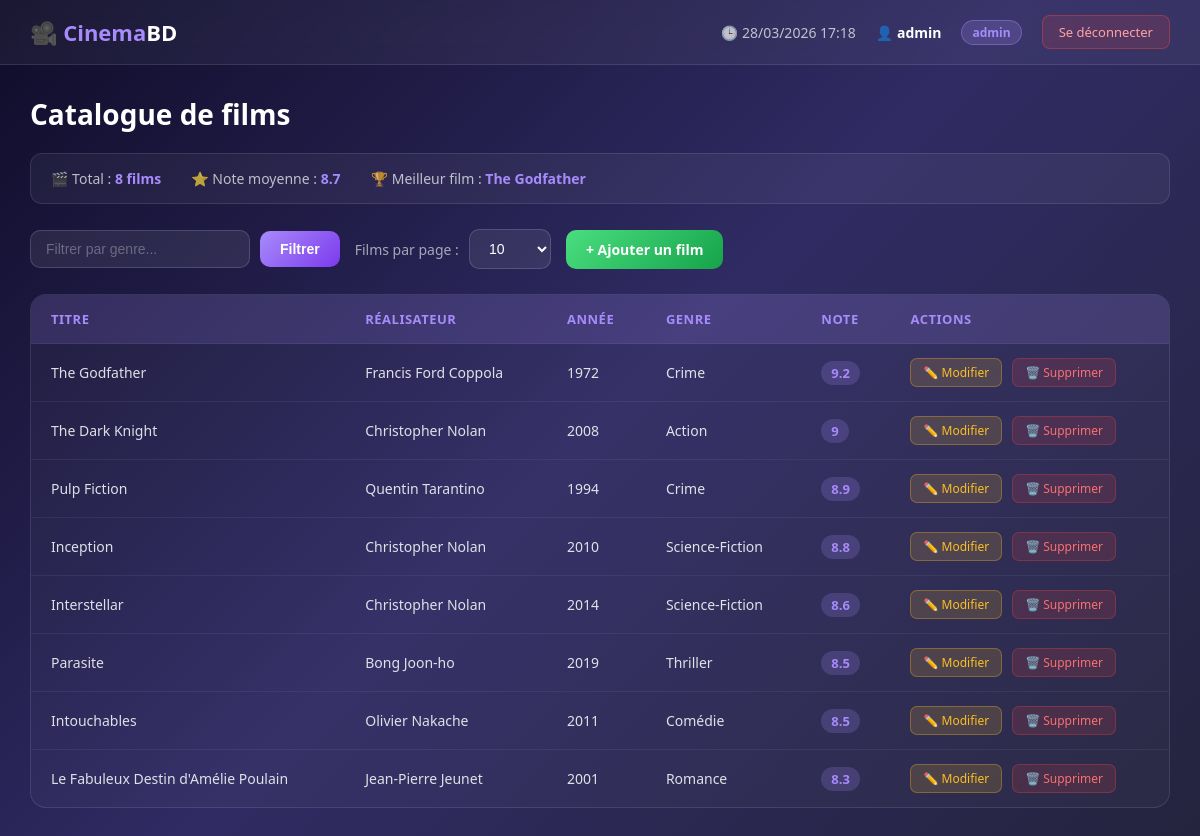
Page /catalogue.php (signed in) on the committed database.
### tables this page shows
CREATE TABLE IF NOT EXISTS films (
    id          INT(11)        NOT NULL AUTO_INCREMENT,
    titre       VARCHAR(150)   NOT NULL,
    realisateur VARCHAR(100)   NOT NULL,
    annee       INT(4)         NOT NULL,
    genre       VARCHAR(50)    NOT NULL,
    note        DECIMAL(3,1)   NOT NULL,
    PRIMARY KEY (id)
);

### Film.php (called while the page is built, shortened)
<?php
class Film {
    private int $id;
    private string $titre;
    private string $realisateur;
    private int $annee;
    private string $genre;
    private float $note;
    public function __construct(
        string $titre,
        string $realisateur,
        int $annee,
        string $genre,
        float $note,
        int $id = 0
    ) {
        $this->titre       = $titre;
        $this->realisateur = $realisateur;
        $this->annee       = $annee;
        $this->genre       = $genre;
        $this->note        = $note;
        $this->id          = $id;
    }
    public function getId(): int             { return $this->id; }
    public function getTitre(): string       { return $this->titre; }
    public function getRealisateur(): string { return $this->realisateur; }
    public function getAnnee(): int          { return $this->annee; }
    public function getGenre(): string       { return $this->genre; }
    public function getNote(): float         { return $this->note; }
    public function getAll(PDO $pdo): array {
        $stmt  = $pdo->query("SELECT * FROM films ORDER BY note DESC");
        $films = [];
        while ($row = $stmt->fetch(PDO::FETCH_ASSOC)) {
            $films[] = new Film(
                $row['titre'], $row['realisateur'],
                (int)$row['annee'], $row['genre'],
                (float)$row['note'], (int)$row['id']
            );
        }
        return $films;
    }
    public function getStats(PDO $pdo): array {
        $sql = "SELECT COUNT(*) AS total, ROUND(AVG(note),1) AS note_moyenne,
                (SELECT titre FROM films ORDER BY note DESC LIMIT 1) AS meilleur_film
                FROM films";
        $stmt = $pdo->query($sql);
        $row  = $stmt->fetch(PDO::FETCH_ASSOC);
        return [
            'total'         => (int)$row['total'],
            'note_moyenne'  => (float)$row['note_moyenne'],
            'meilleur_film' => $row['meilleur_film'],
        ];
    }
}

### Auth.php (called while the page is built, shortened)
<?php
class Auth {
    public static function isAdmin(): bool {
        return isset($_SESSION['role']) && $_SESSION['role'] === 'admin';
    }
}

### catalogue.php (the view, shortened to what this page needs)
<?php
require_once 'connexion.php';
require_once 'Film.php';
require_once 'Auth.php';
$pdo  = getConnexion();
$film = new Film('', '', 0, '', 0.0);
if (isset($_GET['par_page'])) {
    $parPage = (int)$_GET['par_page'];
    setcookie('film_par_page', $parPage, time() + 30 * 24 * 3600);
} else {
    $parPage = isset($_COOKIE['film_par_page']) ? (int)$_COOKIE['film_par_page'] : 10;
}
$stats = $film->getStats($pdo);
$genreFiltre = trim($_GET['genre'] ?? '');
$films = $genreFiltre !== '' ? Film::getByGenre($pdo, $genreFiltre) : $film->getAll($pdo);
if ($parPage > 0) {
    $films = array_slice($films, 0, $parPage);
}
?>
<!DOCTYPE html>
<html lang="fr">
<head>
</head>
<body>
<div class="navbar">
    <div class="brand">🎥 <span>Cinema</span>BD</div>
    <div class="user-info">
        <?php if (isset($_COOKIE['derniere_connexion'])): ?>
            <span>🕒 <?= htmlspecialchars($_COOKIE['derniere_connexion']) ?></span>
        <?php endif; ?>
        <span>👤 <strong><?= htmlspecialchars($_SESSION['utilisateur']) ?></strong></span>
        <span class="role-badge <?= ($_SESSION['role'] ?? '') === 'visiteur' ? 'visiteur' : '' ?>">
            <?= htmlspecialchars($_SESSION['role'] ?? 'visiteur') ?>
        </span>
        <a href="logout.php" class="btn-logout">Se déconnecter</a>
    </div>
</div>
<div class="main">
    <h1 style="font-size:28px; margin-bottom:20px;">Catalogue de films</h1>
    <div class="stats-bar">
        <span>🎬 Total : <strong><?= $stats['total'] ?> films</strong></span>
        <span>⭐ Note moyenne : <strong><?= $stats['note_moyenne'] ?></strong></span>
        <span>🏆 Meilleur film : <strong><?= htmlspecialchars($stats['meilleur_film'] ?? '–') ?></strong></span>
    </div>
    <div class="controls">
        <form method="GET" style="display:flex; gap:10px; align-items:center;">
            <input type="text" name="genre" value="<?= htmlspecialchars($genreFiltre) ?>" placeholder="Filtrer par genre...">
            <button type="submit" class="btn btn-primary">Filtrer</button>
        </form>
        <form method="GET" style="display:flex; gap:10px; align-items:center;">
            <label style="font-size:14px; color:rgba(255,255,255,0.6);">Films par page :</label>
            <select name="par_page" onchange="this.form.submit()">
                <option value="10" <?= $parPage == 10 ? 'selected' : '' ?>>10</option>
            </select>
        </form>
        <?php if (Auth::isAdmin()): ?>
            <a href="ajout.php" class="btn btn-add">+ Ajouter un film</a>
        <?php endif; ?>
    </div>
    <div class="table-wrapper">
        <?php if (empty($films)): ?>
            <div class="empty-msg">🎞️ Aucun film trouvé.</div>
        <?php else: ?>
        <table>
            <thead>
                <tr>
                    <th>Titre</th>
                    <th>Réalisateur</th>
                    <th>Année</th>
                    <th>Genre</th>
                    <th>Note</th>
                    <?php if (Auth::isAdmin()): ?><th>Actions</th><?php endif; ?>
                </tr>
            </thead>
            <tbody>
            <?php foreach ($films as $f): ?>
                <tr>
                    <td><?= htmlspecialchars($f->getTitre()) ?></td>
                    <td><?= htmlspecialchars($f->getRealisateur()) ?></td>
                    <td><?= $f->getAnnee() ?></td>
                    <td><?= htmlspecialchars($f->getGenre()) ?></td>
                    <td><span class="note-badge"><?= $f->getNote() ?></span></td>
                    <?php if (Auth::isAdmin()): ?>
                    <td>
                        <div class="action-links">
                            <a href="modifierFilm.php?id=<?= $f->getId() ?>" class="btn-edit">✏️ Modifier</a>
                            <a href="supprimerFilm.php?id=<?= $f->getId() ?>"
                               onclick="return confirm('Supprimer ce film ?')" class="btn-delete">🗑️ Supprimer</a>
                        </div>
                    </td>
                    <?php endif; ?>
                </tr>
            <?php endforeach; ?>
            </tbody>
        </table>
        <?php endif; ?>
    </div>
</div>
</body>
</html>

### catalogue.php (style rules this page uses)
* { margin: 0; padding: 0; box-sizing: border-box; }
body { min-height: 100vh; background: linear-gradient(135deg, #0f0c29, #302b63, #24243e); font-family: 'Segoe UI', sans-serif; color: white; }
.navbar { background: rgba(255,255,255,0.05); backdrop-filter: blur(10px); border-bottom: 1px solid rgba(255,255,255,0.1); padding: 15px 30px; display: flex; justify-content: space-between; align-items: center; }
.navbar .brand { font-size: 22px; font-weight: 700; }
.navbar .brand span { color: #a78bfa; }
.navbar .user-info { display: flex; align-items: center; gap: 20px; font-size: 14px; color: rgba(255,255,255,0.7); }
.navbar .user-info strong { color: white; }
.role-badge { background: rgba(167,139,250,0.2); border: 1px solid rgba(167,139,250,0.4); color: #a78bfa; padding: 3px 10px; border-radius: 20px; font-size: 12px; font-weight: 600; }
.btn-logout { background: rgba(239,68,68,0.15); border: 1px solid rgba(239,68,68,0.4); color: #fca5a5; padding: 7px 16px; border-radius: 8px; text-decoration: none; font-size: 13px; transition: all 0.2s; }
.main { padding: 30px; max-width: 1200px; margin: 0 auto; }
.stats-bar { background: rgba(255,255,255,0.05); border: 1px solid rgba(255,255,255,0.1); border-radius: 12px; padding: 15px 20px; margin-bottom: 25px; display: flex; gap: 30px; font-size: 14px; color: rgba(255,255,255,0.7); }
.stats-bar strong { color: #a78bfa; }
.controls { display: flex; gap: 15px; align-items: center; margin-bottom: 25px; flex-wrap: wrap; }
.controls input[type="text"] { background: rgba(255,255,255,0.08); border: 1px solid rgba(255,255,255,0.15); border-radius: 10px; color: white; padding: 10px 15px; font-size: 14px; outline: none; width: 220px; }
.controls input[type="text"]::placeholder { color: rgba(255,255,255,0.3); }
.controls select { background: rgba(255,255,255,0.08); border: 1px solid rgba(255,255,255,0.15); border-radius: 10px; color: white; padding: 10px 15px; font-size: 14px; outline: none; cursor: pointer; }
.controls select option { background: #302b63; }
.btn { padding: 10px 20px; border-radius: 10px; border: none; font-size: 14px; font-weight: 600; cursor: pointer; text-decoration: none; display: inline-block; transition: all 0.2s; }
.btn-primary { background: linear-gradient(135deg, #a78bfa, #7c3aed); color: white; }
.btn-add { background: linear-gradient(135deg, #4ade80, #16a34a); color: white; }
.table-wrapper { background: rgba(255,255,255,0.03); border: 1px solid rgba(255,255,255,0.1); border-radius: 16px; overflow: hidden; }
table { width: 100%; border-collapse: collapse; }
thead { background: rgba(167,139,250,0.15); }
thead th { padding: 15px 20px; text-align: left; font-size: 13px; font-weight: 600; color: #a78bfa; text-transform: uppercase; letter-spacing: 0.5px; }
tbody tr { border-top: 1px solid rgba(255,255,255,0.06); transition: background 0.2s; }
tbody td { padding: 14px 20px; font-size: 14px; color: rgba(255,255,255,0.85); }
.note-badge { background: rgba(167,139,250,0.2); color: #a78bfa; padding: 3px 10px; border-radius: 20px; font-weight: 700; font-size: 13px; }
.action-links { display: flex; gap: 10px; }
.btn-edit { background: rgba(251,191,36,0.15); border: 1px solid rgba(251,191,36,0.3); color: #fbbf24; padding: 5px 12px; border-radius: 7px; text-decoration: none; font-size: 12px; transition: all 0.2s; }
.btn-delete { background: rgba(239,68,68,0.15); border: 1px solid rgba(239,68,68,0.3); color: #f87171; padding: 5px 12px; border-radius: 7px; text-decoration: none; font-size: 12px; transition: all 0.2s; }

### rows in the picture
films: titre "The Godfather", realisateur "Francis Ford Coppola", annee "1972", genre "Crime", note "9.2"
films: titre "The Dark Knight", realisateur "Christopher Nolan", annee "2008", genre "Action", note "9"
films: titre "Pulp Fiction", realisateur "Quentin Tarantino", annee "1994", genre "Crime", note "8.9"
films: titre "Inception", realisateur "Christopher Nolan", annee "2010", genre "Science-Fiction", note "8.8"
films: titre "Interstellar", realisateur "Christopher Nolan", annee "2014", genre "Science-Fiction", note "8.6"
films: titre "Parasite", realisateur "Bong Joon-ho", annee "2019", genre "Thriller", note "8.5"
films: titre "Intouchables", realisateur "Olivier Nakache", annee "2011", genre "Comédie", note "8.5"
films: titre "Le Fabuleux Destin d'Amélie Poulain", realisateur "Jean-Pierre Jeunet", annee "2001", genre "Romance", note "8.3"

### other values in the picture
$_COOKIE['derniere_connexion'] "28/03/2026 17:18"
$_SESSION['utilisateur'] "admin"
$_SESSION['role'] "admin"
$stats['total'] "8"
$stats['note_moyenne'] "8.7"
$stats['meilleur_film'] "The Godfather"
